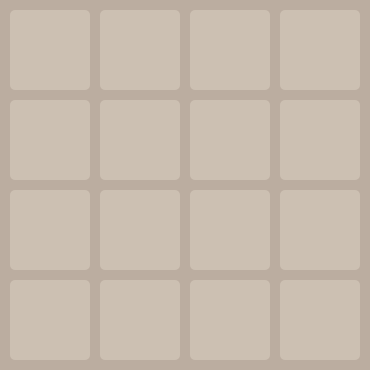
  <widget class="QGroupBox" name="gbx4">
   <property name="enabled">
    <bool>false</bool>
   </property>
   <property name="geometry">
    <rect>
     <x>840</x>
     <y>265</y>
     <width>370</width>
     <height>370</height>
    </rect>
   </property>
   <property name="focusPolicy">
    <enum>Qt::NoFocus</enum>
   </property>
   <property name="styleSheet">
    <string notr="true">background-color: rgb(187,173,160);
border-radius: 5px;</string>
   </property>
   <property name="title">
    <string/>
   </property>
   <widget class="QPushButton" name="pBtn4_0">
    <property name="enabled">
     <bool>false</bool>
    </property>
    <property name="geometry">
     <rect>
      <x>10</x>
      <y>10</y>
      <width>80</width>
      <height>80</height>
     </rect>
    </property>
    <property name="font">
     <font>
      <family>NumberOnly</family>
      <pointsize>24</pointsize>
      <bold>true</bold>
     </font>
    </property>
    <property name="focusPolicy">
     <enum>Qt::NoFocus</enum>
    </property>
    <property name="styleSheet">
     <string notr="true">QPushButton
{
	color: rgb(115, 110, 100);
	background-color: rgb(204,192,178);
	border-radius: 5px;
}

QPushButton:hover
{
	background-color: rgb(219, 210, 200);
}

QPushButton:pressed
{
	background-color: rgb(187, 173, 160);
	padding-left: 3px;
	padding-top: 3px;
}</string>
    </property>
    <property name="text">
     <string/>
    </property>
    <property name="autoDefault">
     <bool>false</bool>
    </property>
    <property name="default">
     <bool>false</bool>
    </property>
    <property name="flat">
     <bool>true</bool>
    </property>
   </widget>
   <widget class="QPushButton" name="pBtn4_1">
    <property name="enabled">
     <bool>false</bool>
    </property>
    <property name="geometry">
     <rect>
      <x>100</x>
      <y>10</y>
      <width>80</width>
      <height>80</height>
     </rect>
    </property>
    <property name="font">
     <font>
      <family>NumberOnly</family>
      <pointsize>24</pointsize>
      <bold>true</bold>
     </font>
    </property>
    <property name="focusPolicy">
     <enum>Qt::NoFocus</enum>
    </property>
    <property name="styleSheet">
     <string notr="true">QPushButton
{
	color: rgb(115, 110, 100);
	background-color: rgb(204,192,178);
	border-radius: 5px;
}

QPushButton:hover
{
	background-color: rgb(219, 210, 200);
}

QPushButton:pressed
{
	background-color: rgb(187, 173, 160);
	padding-left: 3px;
	padding-top: 3px;
}</string>
    </property>
    <property name="text">
     <string/>
    </property>
    <property name="autoDefault">
     <bool>false</bool>
    </property>
    <property name="default">
     <bool>false</bool>
    </property>
    <property name="flat">
     <bool>true</bool>
    </property>
   </widget>
   <widget class="QPushButton" name="pBtn4_2">
    <property name="enabled">
     <bool>false</bool>
    </property>
    <property name="geometry">
     <rect>
      <x>190</x>
      <y>10</y>
      <width>80</width>
      <height>80</height>
     </rect>
    </property>
    <property name="font">
     <font>
      <family>NumberOnly</family>
      <pointsize>24</pointsize>
      <bold>true</bold>
     </font>
    </property>
    <property name="focusPolicy">
     <enum>Qt::NoFocus</enum>
    </property>
    <property name="styleSheet">
     <string notr="true">QPushButton
{
	color: rgb(115, 110, 100);
	background-color: rgb(204,192,178);
	border-radius: 5px;
}

QPushButton:hover
{
	background-color: rgb(219, 210, 200);
}

QPushButton:pressed
{
	background-color: rgb(187, 173, 160);
	padding-left: 3px;
	padding-top: 3px;
}</string>
    </property>
    <property name="text">
     <string/>
    </property>
    <property name="autoDefault">
     <bool>false</bool>
    </property>
    <property name="default">
     <bool>false</bool>
    </property>
    <property name="flat">
     <bool>true</bool>
    </property>
   </widget>
   <widget class="QPushButton" name="pBtn4_3">
    <property name="enabled">
     <bool>false</bool>
    </property>
    <property name="geometry">
     <rect>
      <x>280</x>
      <y>10</y>
      <width>80</width>
      <height>80</height>
     </rect>
    </property>
    <property name="font">
     <font>
      <family>NumberOnly</family>
      <pointsize>24</pointsize>
      <bold>true</bold>
     </font>
    </property>
    <property name="focusPolicy">
     <enum>Qt::NoFocus</enum>
    </property>
    <property name="styleSheet">
     <string notr="true">QPushButton
{
	color: rgb(115, 110, 100);
	background-color: rgb(204,192,178);
	border-radius: 5px;
}

QPushButton:hover
{
	background-color: rgb(219, 210, 200);
}

QPushButton:pressed
{
	background-color: rgb(187, 173, 160);
	padding-left: 3px;
	padding-top: 3px;
}</string>
    </property>
    <property name="text">
     <string/>
    </property>
    <property name="autoDefault">
     <bool>false</bool>
    </property>
    <property name="default">
     <bool>false</bool>
    </property>
    <property name="flat">
     <bool>true</bool>
    </property>
   </widget>
   <widget class="QPushButton" name="pBtn4_4">
    <property name="enabled">
     <bool>false</bool>
    </property>
    <property name="geometry">
     <rect>
      <x>10</x>
      <y>100</y>
      <width>80</width>
      <height>80</height>
     </rect>
    </property>
    <property name="font">
     <font>
      <family>NumberOnly</family>
      <pointsize>24</pointsize>
      <bold>true</bold>
     </font>
    </property>
    <property name="focusPolicy">
     <enum>Qt::NoFocus</enum>
    </property>
    <property name="styleSheet">
     <string notr="true">QPushButton
{
	color: rgb(115, 110, 100);
	background-color: rgb(204,192,178);
	border-radius: 5px;
}

QPushButton:hover
{
	background-color: rgb(219, 210, 200);
}

QPushButton:pressed
{
	background-color: rgb(187, 173, 160);
	padding-left: 3px;
	padding-top: 3px;
}</string>
    </property>
    <property name="text">
     <string/>
    </property>
    <property name="autoDefault">
     <bool>false</bool>
    </property>
    <property name="default">
     <bool>false</bool>
    </property>
    <property name="flat">
     <bool>true</bool>
    </property>
   </widget>
   <widget class="QPushButton" name="pBtn4_5">
    <property name="enabled">
     <bool>false</bool>
    </property>
    <property name="geometry">
     <rect>
      <x>100</x>
      <y>100</y>
      <width>80</width>
      <height>80</height>
     </rect>
    </property>
    <property name="font">
     <font>
      <family>NumberOnly</family>
      <pointsize>24</pointsize>
      <bold>true</bold>
     </font>
    </property>
    <property name="focusPolicy">
     <enum>Qt::NoFocus</enum>
    </property>
    <property name="styleSheet">
     <string notr="true">QPushButton
{
	color: rgb(115, 110, 100);
	background-color: rgb(204,192,178);
	border-radius: 5px;
}

QPushButton:hover
{
	background-color: rgb(219, 210, 200);
}

QPushButton:pressed
{
	background-color: rgb(187, 173, 160);
	padding-left: 3px;
	padding-top: 3px;
}</string>
    </property>
    <property name="text">
     <string/>
    </property>
    <property name="autoDefault">
     <bool>false</bool>
    </property>
    <property name="default">
     <bool>false</bool>
    </property>
    <property name="flat">
     <bool>true</bool>
    </property>
   </widget>
   <widget class="QPushButton" name="pBtn4_8">
    <property name="enabled">
     <bool>false</bool>
    </property>
    <property name="geometry">
     <rect>
      <x>10</x>
      <y>190</y>
      <width>80</width>
      <height>80</height>
     </rect>
    </property>
    <property name="font">
     <font>
      <family>NumberOnly</family>
      <pointsize>24</pointsize>
      <bold>true</bold>
     </font>
    </property>
    <property name="focusPolicy">
     <enum>Qt::NoFocus</enum>
    </property>
    <property name="styleSheet">
     <string notr="true">QPushButton
{
	color: rgb(115, 110, 100);
	background-color: rgb(204,192,178);
	border-radius: 5px;
}

QPushButton:hover
{
	background-color: rgb(219, 210, 200);
}

QPushButton:pressed
{
	background-color: rgb(187, 173, 160);
	padding-left: 3px;
	padding-top: 3px;
}</string>
    </property>
    <property name="text">
     <string/>
    </property>
    <property name="autoDefault">
     <bool>false</bool>
    </property>
    <property name="default">
     <bool>false</bool>
    </property>
    <property name="flat">
     <bool>true</bool>
    </property>
   </widget>
   <widget class="QPushButton" name="pBtn4_6">
    <property name="enabled">
     <bool>false</bool>
    </property>
    <property name="geometry">
     <rect>
      <x>190</x>
      <y>100</y>
      <width>80</width>
      <height>80</height>
     </rect>
    </property>
    <property name="font">
     <font>
      <family>NumberOnly</family>
      <pointsize>24</pointsize>
      <bold>true</bold>
     </font>
    </property>
    <property name="focusPolicy">
     <enum>Qt::NoFocus</enum>
    </property>
    <property name="styleSheet">
     <string notr="true">QPushButton
{
	color: rgb(115, 110, 100);
	background-color: rgb(204,192,178);
	border-radius: 5px;
}

QPushButton:hover
{
	background-color: rgb(219, 210, 200);
}

QPushButton:pressed
{
	background-color: rgb(187, 173, 160);
	padding-left: 3px;
	padding-top: 3px;
}</string>
    </property>
    <property name="text">
     <string/>
    </property>
    <property name="autoDefault">
     <bool>false</bool>
    </property>
    <property name="default">
     <bool>false</bool>
    </property>
    <property name="flat">
     <bool>true</bool>
    </property>
   </widget>
   <widget class="QPushButton" name="pBtn4_9">
    <property name="enabled">
     <bool>false</bool>
    </property>
    <property name="geometry">
     <rect>
      <x>100</x>
      <y>190</y>
      <width>80</width>
      <height>80</height>
     </rect>
    </property>
    <property name="font">
     <font>
      <family>NumberOnly</family>
      <pointsize>24</pointsize>
      <bold>true</bold>
     </font>
    </property>
    <property name="focusPolicy">
     <enum>Qt::NoFocus</enum>
    </property>
    <property name="styleSheet">
     <string notr="true">QPushButton
{
	color: rgb(115, 110, 100);
	background-color: rgb(204,192,178);
	border-radius: 5px;
}

QPushButton:hover
{
	background-color: rgb(219, 210, 200);
}

QPushButton:pressed
{
	background-color: rgb(187, 173, 160);
	padding-left: 3px;
	padding-top: 3px;
}</string>
    </property>
    <property name="text">
     <string/>
    </property>
    <property name="autoDefault">
     <bool>false</bool>
    </property>
    <property name="default">
     <bool>false</bool>
    </property>
    <property name="flat">
     <bool>true</bool>
    </property>
   </widget>
   <widget class="QPushButton" name="pBtn4_7">
    <property name="enabled">
     <bool>false</bool>
    </property>
    <property name="geometry">
     <rect>
      <x>280</x>
      <y>100</y>
      <width>80</width>
      <height>80</height>
     </rect>
    </property>
    <property name="font">
     <font>
      <family>NumberOnly</family>
      <pointsize>24</pointsize>
      <bold>true</bold>
     </font>
    </property>
    <property name="focusPolicy">
     <enum>Qt::NoFocus</enum>
    </property>
    <property name="styleSheet">
     <string notr="true">QPushButton
{
	color: rgb(115, 110, 100);
	background-color: rgb(204,192,178);
	border-radius: 5px;
}

QPushButton:hover
{
	background-color: rgb(219, 210, 200);
}

QPushButton:pressed
{
	background-color: rgb(187, 173, 160);
	padding-left: 3px;
	padding-top: 3px;
}</string>
    </property>
    <property name="text">
     <string/>
    </property>
    <property name="autoDefault">
     <bool>false</bool>
    </property>
    <property name="default">
     <bool>false</bool>
    </property>
    <property name="flat">
     <bool>true</bool>
    </property>
   </widget>
   <widget class="QPushButton" name="pBtn4_10">
    <property name="enabled">
     <bool>false</bool>
    </property>
    <property name="geometry">
     <rect>
      <x>190</x>
      <y>190</y>
      <width>80</width>
      <height>80</height>
     </rect>
    </property>
    <property name="font">
     <font>
      <family>NumberOnly</family>
      <pointsize>24</pointsize>
      <bold>true</bold>
     </font>
    </property>
    <property name="focusPolicy">
     <enum>Qt::NoFocus</enum>
    </property>
    <property name="styleSheet">
     <string notr="true">QPushButton
{
	color: rgb(115, 110, 100);
	background-color: rgb(204,192,178);
	border-radius: 5px;
}

QPushButton:hover
{
	background-color: rgb(219, 210, 200);
}

QPushButton:pressed
{
	background-color: rgb(187, 173, 160);
	padding-left: 3px;
	padding-top: 3px;
}</string>
    </property>
    <property name="text">
     <string/>
    </property>
    <property name="autoDefault">
     <bool>false</bool>
    </property>
    <property name="default">
     <bool>false</bool>
    </property>
    <property name="flat">
     <bool>true</bool>
    </property>
   </widget>
   <widget class="QPushButton" name="pBtn4_14">
    <property name="enabled">
     <bool>false</bool>
    </property>
    <property name="geometry">
     <rect>
      <x>190</x>
      <y>280</y>
      <width>80</width>
      <height>80</height>
     </rect>
    </property>
    <property name="font">
     <font>
      <family>NumberOnly</family>
      <pointsize>24</pointsize>
      <bold>true</bold>
     </font>
    </property>
    <property name="focusPolicy">
     <enum>Qt::NoFocus</enum>
    </property>
    <property name="styleSheet">
     <string notr="true">QPushButton
{
	color: rgb(115, 110, 100);
	background-color: rgb(204,192,178);
	border-radius: 5px;
}

QPushButton:hover
{
	background-color: rgb(219, 210, 200);
}

QPushButton:pressed
{
	background-color: rgb(187, 173, 160);
	padding-left: 3px;
	padding-top: 3px;
}</string>
    </property>
    <property name="text">
     <string/>
    </property>
    <property name="autoDefault">
     <bool>false</bool>
    </property>
    <property name="default">
     <bool>false</bool>
    </property>
    <property name="flat">
     <bool>true</bool>
    </property>
   </widget>
   <widget class="QPushButton" name="pBtn4_11">
    <property name="enabled">
     <bool>false</bool>
    </property>
    <property name="geometry">
     <rect>
      <x>280</x>
      <y>190</y>
      <width>80</width>
      <height>80</height>
     </rect>
    </property>
    <property name="font">
     <font>
      <family>NumberOnly</family>
      <pointsize>24</pointsize>
      <bold>true</bold>
     </font>
    </property>
    <property name="focusPolicy">
     <enum>Qt::NoFocus</enum>
    </property>
    <property name="styleSheet">
     <string notr="true">QPushButton
{
	color: rgb(115, 110, 100);
	background-color: rgb(204,192,178);
	border-radius: 5px;
}

QPushButton:hover
{
	background-color: rgb(219, 210, 200);
}

QPushButton:pressed
{
	background-color: rgb(187, 173, 160);
	padding-left: 3px;
	padding-top: 3px;
}</string>
    </property>
    <property name="text">
     <string/>
    </property>
    <property name="autoDefault">
     <bool>false</bool>
    </property>
    <property name="default">
     <bool>false</bool>
    </property>
    <property name="flat">
     <bool>true</bool>
    </property>
   </widget>
   <widget class="QPushButton" name="pBtn4_15">
    <property name="enabled">
     <bool>false</bool>
    </property>
    <property name="geometry">
     <rect>
      <x>280</x>
      <y>280</y>
      <width>80</width>
      <height>80</height>
     </rect>
    </property>
    <property name="font">
     <font>
      <family>NumberOnly</family>
      <pointsize>24</pointsize>
      <bold>true</bold>
     </font>
    </property>
    <property name="focusPolicy">
     <enum>Qt::NoFocus</enum>
    </property>
    <property name="styleSheet">
     <string notr="true">QPushButton
{
	color: rgb(115, 110, 100);
	background-color: rgb(204,192,178);
	border-radius: 5px;
}

QPushButton:hover
{
	background-color: rgb(219, 210, 200);
}

QPushButton:pressed
{
	background-color: rgb(187, 173, 160);
	padding-left: 3px;
	padding-top: 3px;
}</string>
    </property>
    <property name="text">
     <string/>
    </property>
    <property name="autoDefault">
     <bool>false</bool>
    </property>
    <property name="default">
     <bool>false</bool>
    </property>
    <property name="flat">
     <bool>true</bool>
    </property>
   </widget>
   <widget class="QPushButton" name="pBtn4_13">
    <property name="enabled">
     <bool>false</bool>
    </property>
    <property name="geometry">
     <rect>
      <x>100</x>
      <y>280</y>
      <width>80</width>
      <height>80</height>
     </rect>
    </property>
    <property name="font">
     <font>
      <family>NumberOnly</family>
      <pointsize>24</pointsize>
      <bold>true</bold>
     </font>
    </property>
    <property name="focusPolicy">
     <enum>Qt::NoFocus</enum>
    </property>
    <property name="styleSheet">
     <string notr="true">QPushButton
{
	color: rgb(115, 110, 100);
	background-color: rgb(204,192,178);
	border-radius: 5px;
}

QPushButton:hover
{
	background-color: rgb(219, 210, 200);
}

QPushButton:pressed
{
	background-color: rgb(187, 173, 160);
	padding-left: 3px;
	padding-top: 3px;
}</string>
    </property>
    <property name="text">
     <string/>
    </property>
    <property name="autoDefault">
     <bool>false</bool>
    </property>
    <property name="default">
     <bool>false</bool>
    </property>
    <property name="flat">
     <bool>true</bool>
    </property>
   </widget>
   <widget class="QPushButton" name="pBtn4_12">
    <property name="enabled">
     <bool>false</bool>
    </property>
    <property name="geometry">
     <rect>
      <x>10</x>
      <y>280</y>
      <width>80</width>
      <height>80</height>
     </rect>
    </property>
    <property name="font">
     <font>
      <family>NumberOnly</family>
      <pointsize>24</pointsize>
      <bold>true</bold>
     </font>
    </property>
    <property name="focusPolicy">
     <enum>Qt::NoFocus</enum>
    </property>
    <property name="styleSheet">
     <string notr="true">QPushButton
{
	color: rgb(115, 110, 100);
	background-color: rgb(204,192,178);
	border-radius: 5px;
}

QPushButton:hover
{
	background-color: rgb(219, 210, 200);
}

QPushButton:pressed
{
	background-color: rgb(187, 173, 160);
	padding-left: 3px;
	padding-top: 3px;
}</string>
    </property>
    <property name="text">
     <string/>
    </property>
    <property name="autoDefault">
     <bool>false</bool>
    </property>
    <property name="default">
     <bool>false</bool>
    </property>
    <property name="flat">
     <bool>true</bool>
    </property>
   </widget>
  </widget>
